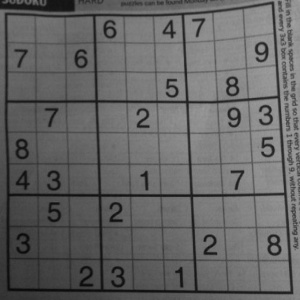
#> input picture sudoku.jpg, 300 x 300 px
$ jupyter execute kolokwium.ipynb
#> lines starting #> are read from the running program, lines starting #| are printed output that depends on the picture; after the words box and inside, x2 and y2 are one past the last pixel; in counts of white or black regions, pixels touching at a corner belong together
[cell 1]
from bibliotekagraficzna import *
import cv2


image = cv2.imread('sudoku.jpg',cv2.IMREAD_GRAYSCALE)
#> image is the input picture: shape (300, 300); min 8, max 163, mean 101.2
th_adaptive = cv2.adaptiveThreshold(
            image,
            maxValue=255,
            adaptiveMethod=cv2.ADAPTIVE_THRESH_MEAN_C,
            thresholdType=cv2.THRESH_BINARY,
            blockSize=13,
            C=12
        )
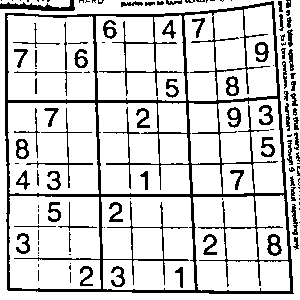
#> th_adaptive: shape (300, 300); 82.7% white; 121 black regions (53 under 20 px), largest, box (x1, y1, x2, y2) and area: (5, 1, 294, 294) 9524, (0, 0, 75, 11) 389, (26, 108, 93, 188) 281

imshow(th_adaptive, cmap='gray')

[cell 2]
lines_img = th_adaptive
_, lines_thresh = cv2.threshold(
    lines_img,
    thresh=0,
    maxval=255,
    type=cv2.THRESH_BINARY + cv2.THRESH_OTSU
)

lines_edges = cv2.Canny(lines_thresh, 20, 50, 3)
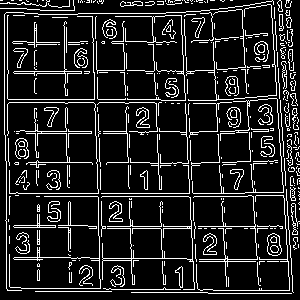
#> lines_edges: shape (300, 300); 13.3% white in thin lines or dots

lines = cv2.HoughLinesP(
    lines_edges,
    2,
    np.pi / 180,
    30
)
#> lines = 2291 rows, first 6: [279, 132, 279, 132], [103, 131, 126, 131], [8, 99, 94, 99], [218, 134, 218, 144], [163, 226, 191, 226], [153, 44, 153, 60]
result_lines_img = cv2.cvtColor(lines_img, cv2.COLOR_GRAY2RGB)
for line in lines:
  x0, y0, x1, y1 = line[0]
  cv2.line(result_lines_img, (x0, y0), (x1, y1), (255, 0, 0), 1,1)
  plt.imshow(result_lines_img)
#> this loop made 2291 passes
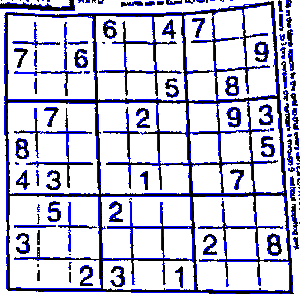
#> result_lines_img: shape (300, 300, 3); mean B, G, R 218.7, 195.5, 195.5


imsave('wynik.jpg',result_lines_img, )
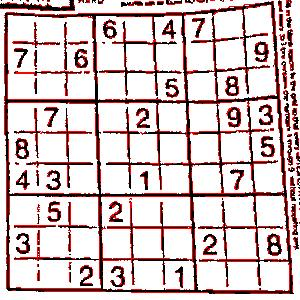
#> saved as wynik.jpg: shape (300, 300, 3); mean R, G, B 211.6, 195.8, 195.6
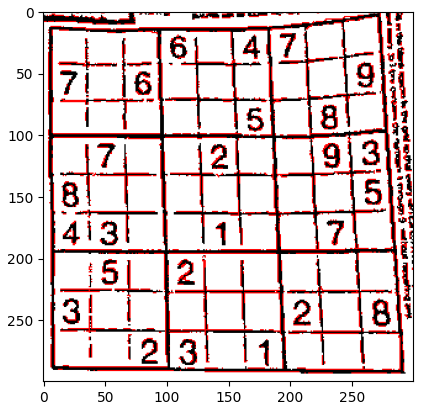
#> figure drawn by matplotlib, 1 panel; B, G, R data is drawn as R, G, B
